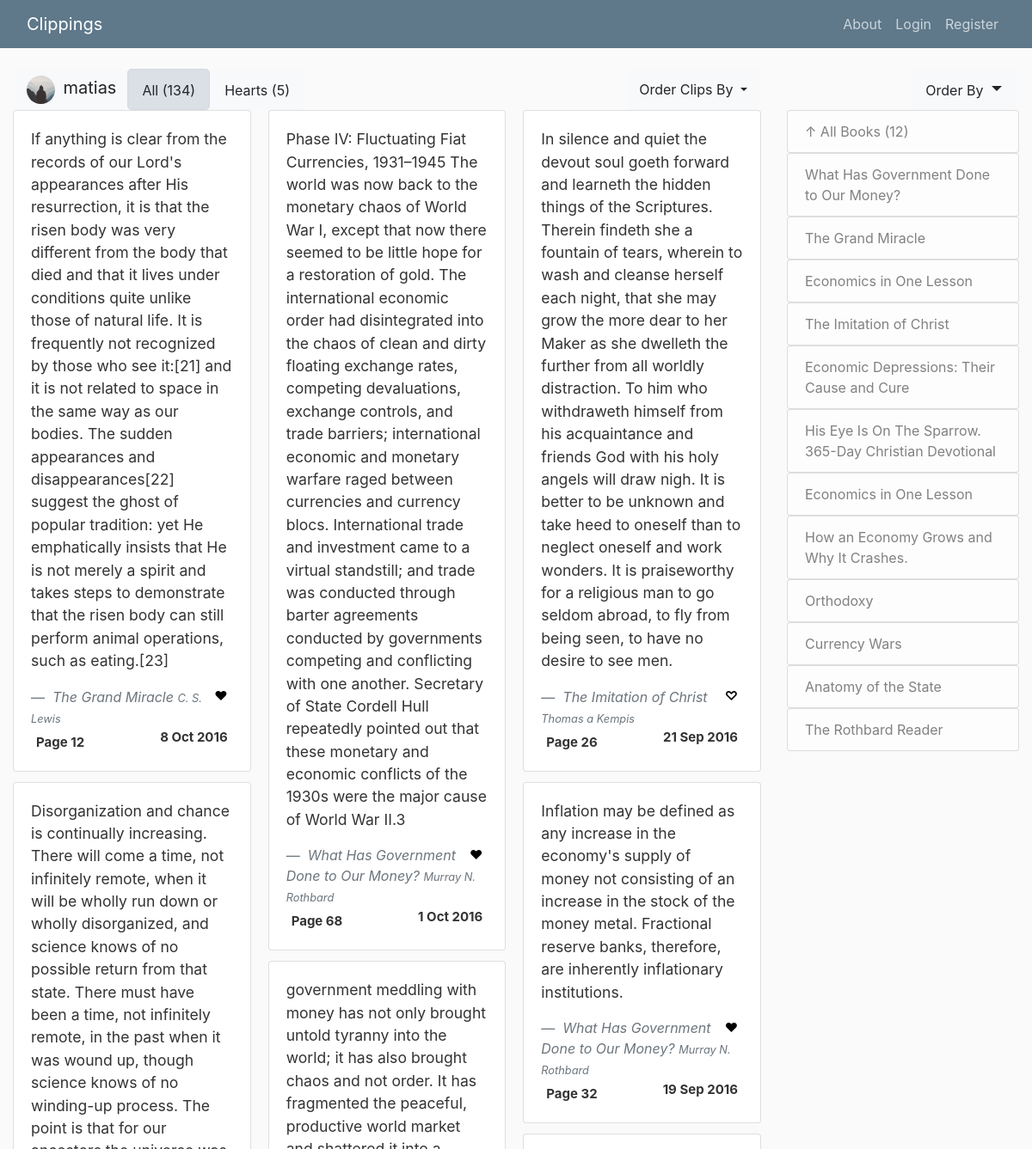
Page /matias (upper part) on the earlier database version.
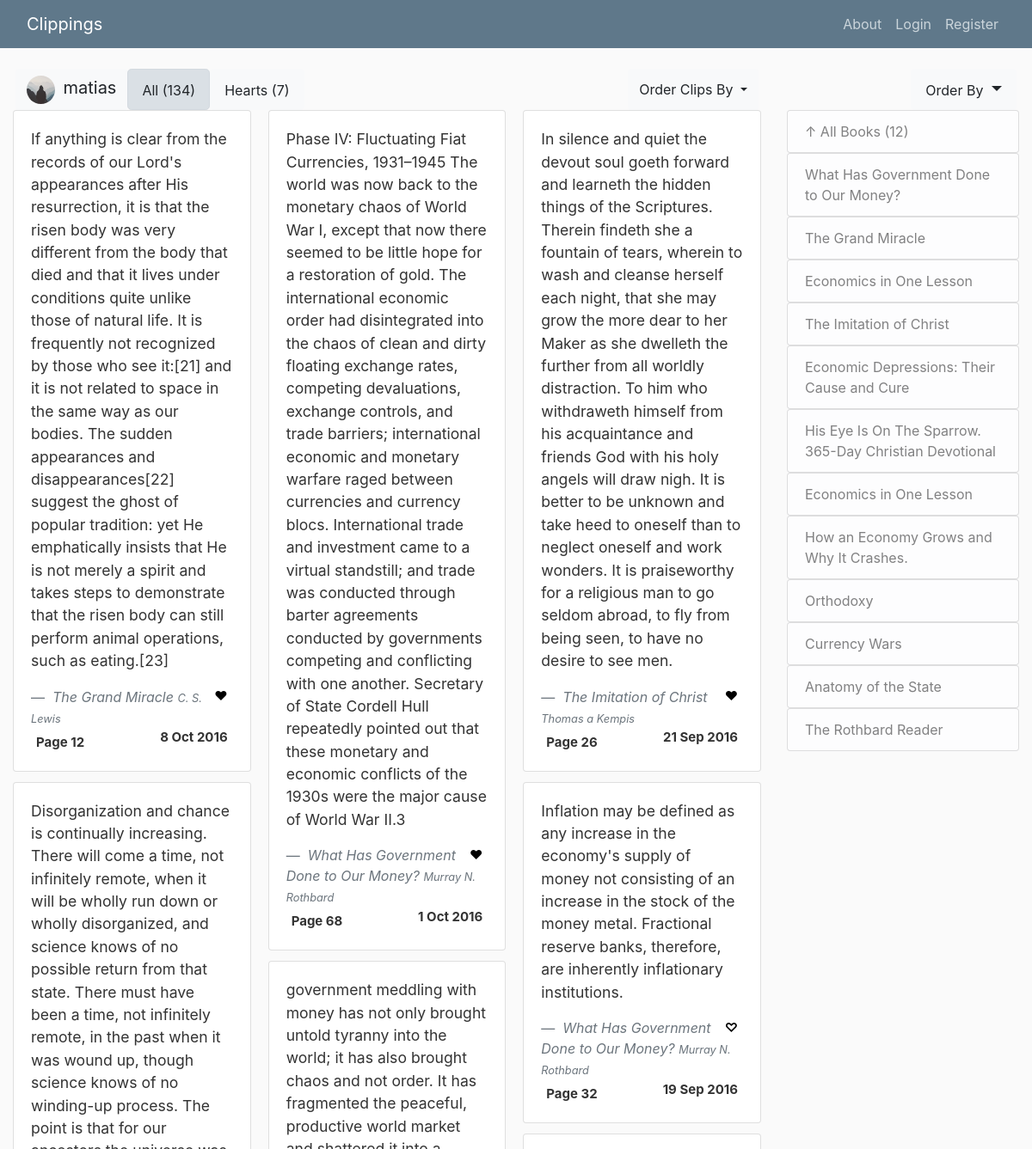
Same page on the later database version.
### clippings/models.py (models this page shows, shortened)
class User(db.Model, UserMixin):
    id = db.Column(db.Integer, primary_key=True)
    username = db.Column(db.String(20), unique=True, nullable=False)
    email = db.Column(db.String(120), unique=True, nullable=False)
    image_file = db.Column(db.String(20), nullable=False, default='default.jpg')
    password = db.Column(db.String(60), nullable=False)
    posts = db.relationship('Post', backref='author', lazy=True)
    likes = db.relationship('Clip', secondary=likes, backref='liked_by', lazy=True)

class Clip(db.Model):
    id = db.Column(db.Integer, primary_key=True)
    title = db.Column(db.String(400), nullable=False)
    author = db.Column(db.String(400), nullable=False)
    page = db.Column(db.Integer, nullable=False)
    location = db.Column(db.String(20), nullable=False)
    date = db.Column(db.DateTime, nullable=False, default=datetime.utcnow)
    clipping = db.Column(db.Text, nullable=False)
    is_favorite = db.Column(db.Boolean, default=False, nullable=False)
    user_id = db.Column(db.Integer, db.ForeignKey('user.id'), nullable=False)

### clippings/clips/routes.py (the view, shortened to what this page needs)
@clips.route("/<string:username>", methods=['GET', 'POST'])
@clips.route("/<string:username>/<string:title>", methods=['GET', 'POST'])
def user_book(username, title=None):
    user = User.query.filter_by(username=username).first_or_404()
    page = request.args.get('page', 1, type=int)
    clip_order = request.args.get('order_by', 'date.desc()')
    book_order = request.args.get('book_order', 'date.desc()')
    order = order_by.get(clip_order)
    b_order = order_by.get(book_order)
    clips_count = 0
    favorite_id = request.args.get('favorite_id')
    show_favorites = request.args.get('favorite')
    if(favorite_id):
        add_favorite(favorite_id)
    if(title == None):
        clips = Clip.query.filter_by(user_id=user.id).order_by(order).paginate(per_page=30, page=page)
        clips_count = Clip.query.filter_by(user_id=user.id).count()
        favorite_count = Clip.query.filter_by(user_id=user.id, is_favorite=True).count()
        if(show_favorites):
            clips = Clip.query.filter_by(user_id=user.id, is_favorite=True).order_by(order).paginate(per_page=30, page=page)
    books = Clip.query.filter_by(user_id=user.id).order_by(b_order).group_by(Clip.title).distinct(Clip.title)
    books_count = Clip.query.filter_by(user_id=user.id).order_by(b_order).group_by(Clip.title).distinct(Clip.title).count()
    return render_template('user_book.html.j2', clips=clips, user=user, books=books, title_selected=title,
                           order_by=clip_order, book_order=book_order, clips_count=clips_count, books_count=books_count,
                           add_favorite=add_favorite, favorite_count=favorite_count, favorite=show_favorites)

### clippings/templates/user_book.html.j2 (shortened to what this page needs)
{% extends 'layout.html.j2' %}
{% block content_header %}
{% include 'clip_sort.html.j2' with context%}
{% endblock content_header %}
{% block content %}
<div class="card-columns">
        {% for clip in clips.items %}
        <div class="card">
                <div class="card-body">
                    <blockquote class="blockquote mb-0">
                        <p style="font-size:1.1rem;">{{ clip.clipping }}</p>
                        <a class="no-style" href="{{url_for('clips.user_book', username=user.username, title=clip.title)}}">
                        {% if clip.is_favorite %}
                            {% if user == current_user%}
                                <a href="{{url_for('clips.user_book', username=user.username, title=title_selected, page=page_num, order_by=order_by, favorite=favorite, favorite_id=clip.id)}}"><span class="badge float-right">❤</span></a>
                            {% else %}
                                <span class="badge float-right">❤</span>
                            {% endif %}
                        {% else %}
                            {% if user == current_user%}
                                <a href="{{url_for('clips.user_book', username=user.username, title=title_selected, page=page_num, order_by=order_by, favorite=favorite, favorite_id=clip.id)}}"><span class="badge float-right">♡</span></a>
                             {% else %}
                                <span class="badge float-right">♡</span>
                            {% endif %}
                        {% endif %}
                        <footer class="blockquote-footer">
                            <cite> {{ clip.title }}
                                <small>{{ clip.author }}</small>
                            </cite>
                        </footer>
                        </a>
                        <div class="badge"> Page {{ clip.page }} </div>
                        <span class="badge float-right">{{ clip.date.strftime("%-d %b %Y") }}</span>
                    </blockquote>
                </div>
        </div>
        {% endfor %}
</div>
{% endblock content %}
{% block sidebar_header %}
    {% include 'book_sort.html.j2' with context%}
{% endblock sidebar_header %}
{% block right_sidebar %}
            <ul class="list-group">
            <a href="{{url_for('clips.user_book', username=user.username)}}">
                    <li class="list-group-item list-group-item-light"> 	&uarr; All Books ({{(books_count)}})</li></a>
            {% for book in books%}
                {% if book.title == title_selected%}
                    <a href="{{url_for('clips.user_book', username=user.username, order_by=order_by, book_order=book_order)}}">
                    <li class="list-group-item list-group-item-dark">{{book.title}}
                    - <small>{{ book.author }}</small></li></a>
                {% else %}
                    <a href="{{url_for('clips.user_book', username=user.username, title=book.title, order_by='page.asc()', book_order=book_order)}}">
                    <li class="list-group-item list-group-item-light">{{book.title}}</li>
                    </a>
                {% endif %}
            {% endfor %}
            </ul>
{% endblock right_sidebar %}

### clippings/templates/layout.html.j2 (shortened to what this page needs)
<!DOCTYPE html>
<html lang="en">
<head>
    <link rel="stylesheet" href="https://stackpath.bootstrapcdn.com/bootstrap/4.1.3/css/bootstrap.min.css">
    <link rel="stylesheet" href="https://use.fontawesome.com/releases/v5.5.0/css/all.css">
    <link rel="stylesheet" type="text/css" href="{{url_for('static', filename='main.css')}}">
</head>
<body>
    <header class="site-header">
        <nav class="navbar navbar-expand-md navbar-dark bg-steel fixed-top">
            <div class="container-fluid">
            {% if current_user.is_authenticated %}
            <a class="navbar-brand mr-4" href="{{url_for('clips.user_book', username=current_user.username)}}">Clippings</a>
            {% else %}
            <a class="navbar-brand mr-4" href="{{url_for('clips.discover')}}">Clippings</a>
            {% endif %}
            <div class="collapse navbar-collapse" id="navbarToggle">
                <div class="navbar-nav">
                {% if current_user.is_authenticated %}
                    <a class="nav-item nav-link" href="{{url_for('clips.import_clips')}}">Import</a>
                    <a class="nav-item nav-link" href="{{url_for('users.account')}}">Account</a>
                    <a class="nav-item nav-link" href="{{url_for('users.logout')}}">Logout</a>
                {% else %}
                <a class="nav-item nav-link" href="{{url_for('main.about')}}">About</a>
                <a class="nav-item nav-link" href="{{url_for('users.login')}}">Login</a>
                <a class="nav-item nav-link" href="{{url_for('users.register')}}">Register</a>
                {% endif %}
                </div>
            </div>
            </div>
        </nav>
    </header>
    <main role="main" class="container-fluid">
            <div class=row>
                <div class="col-md-9 col-xs-11">
                    {% block content_header %}{% endblock %}
                    {% block content %}{% endblock %}
                </div>
                <div class="col-md-3 col-xs-11"">
                    {% block sidebar_header %}{% endblock %}
                    {% block right_sidebar %}{% endblock %}
                </div>
            </div>
    </main>
</body>
</html>

### clippings/templates/clip_sort.html.j2 (shortened to what this page needs)
<div class="row" style="margin-right:3px; margin-left: 3px;">
    <button type="button" class="btn btn-light">
    <img class="rounded-circle header-img" src="{{ url_for('static', filename='profile_pics/' + user.image_file) }}">
    <span style="font-size: 1.25rem;">{{user.username}}<span></button>
        {% if favorite == 'true' %}
            <a href="{{url_for('clips.user_book', username=user.username, title=title_selected, page=page_num, order_by=order_by)}}">
            <button class="btn btn-lg btn-light"><span style="font-size: 1rem;">All ({{(clips_count)}})<span></button>
            </a>
            <a href="{{url_for('clips.user_book', username=user.username, title=title_selected, page=page_num, order_by=order_by, favorite='true')}}">
            <button class="btn btn-lg btn-light active"><span style="font-size: 1rem;">Hearts ({{(favorite_count)}})<span></button>
            </a>
        {% else %}
            <a href="{{url_for('clips.user_book', username=user.username, title=title_selected, page=page_num, order_by=order_by)}}">
            <button class="btn btn-lg btn-light active"><span style="font-size: 1rem;">All ({{(clips_count)}})<span></button>
            </a>
            <a href="{{url_for('clips.user_book', username=user.username, title=title_selected, page=page_num, order_by=order_by, favorite='true')}}">
            <button class="btn btn-lg btn-light"><span style="font-size: 1rem;">Hearts ({{(favorite_count)}})<span></button>
            </a>
        {% endif %}
        <button class="btn btn-secondary btn-light dropdown-toggle ml-auto" type="button" id="dropdownMenuButton" data-toggle="dropdown" aria-haspopup="true" aria-expanded="false">
         Order Clips By
        </button>
</div>

### clippings/templates/book_sort.html.j2 (shortened to what this page needs)
<div class="row" style="margin-right:3px;">
        <button class="btn btn-lg btn-secondary btn-light dropdown-toggle ml-auto" type="button" id="dropdownMenuButton" data-toggle="dropdown" aria-haspopup="true" aria-expanded="false">
        <span style="font-size: 1rem;">Order By<span>
        </button>
</div>

### clippings/static/main.css (style rules this page uses)
body { background: #fafafa; color: #333333; margin-top: 5rem; }
.bg-steel { background-color: #5f788a; }
.site-header .navbar-nav .nav-link { color: #cbd5db; }
.header-img { height: 33px; width: 33px; margin-right: 5px; }
.no-style:hover, .no-style:visited, .no-style:link, .no-style:active { color: black; text-decoration: none; }

Differences in the rows shown:
changed Clip "21 Sep 2016": is_favorite "♡" → "❤"
changed Clip "19 Sep 2016": is_favorite "❤" → "♡"
Other differences:
{{ (favorite_count) }}: "5" → "7"
